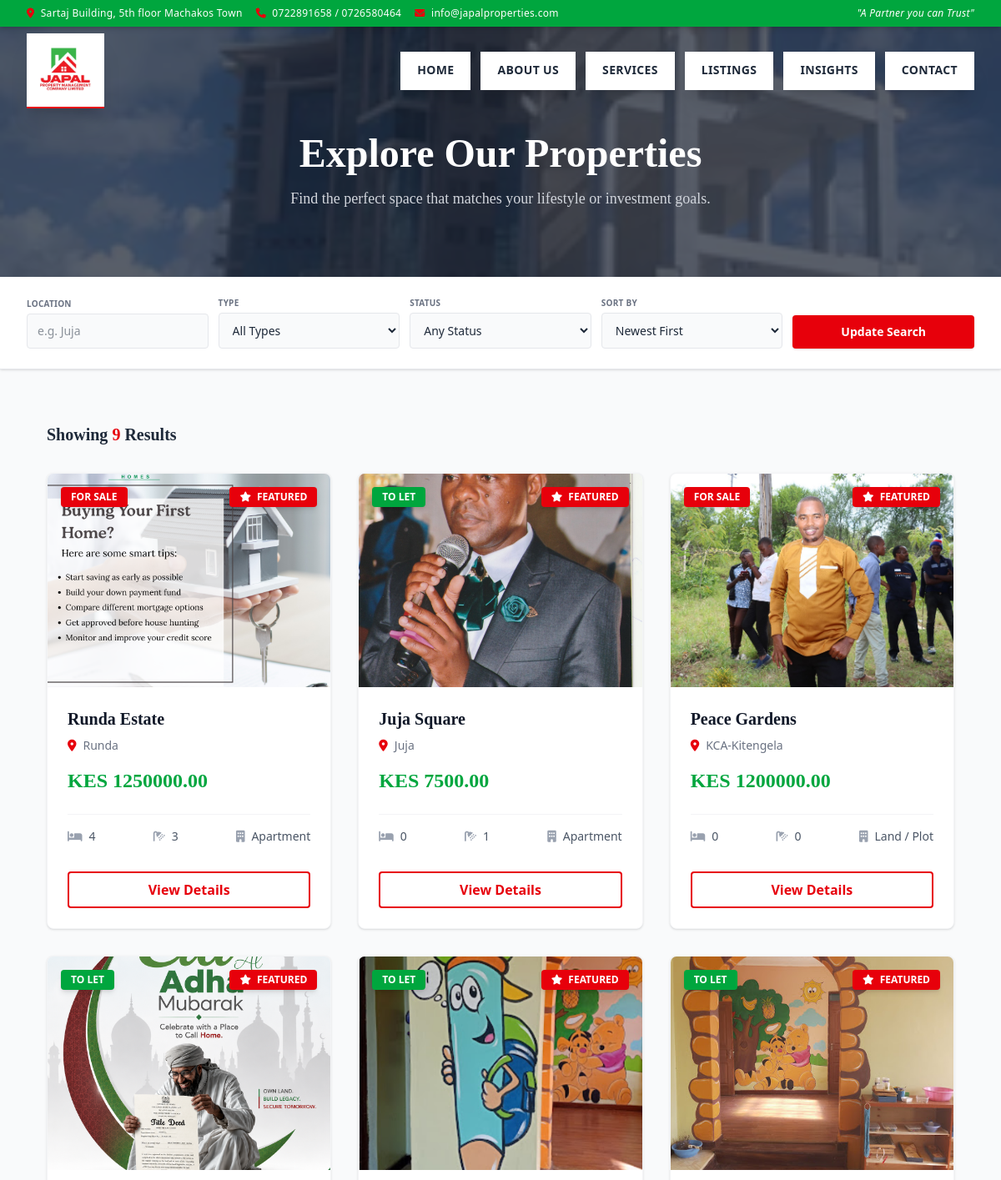
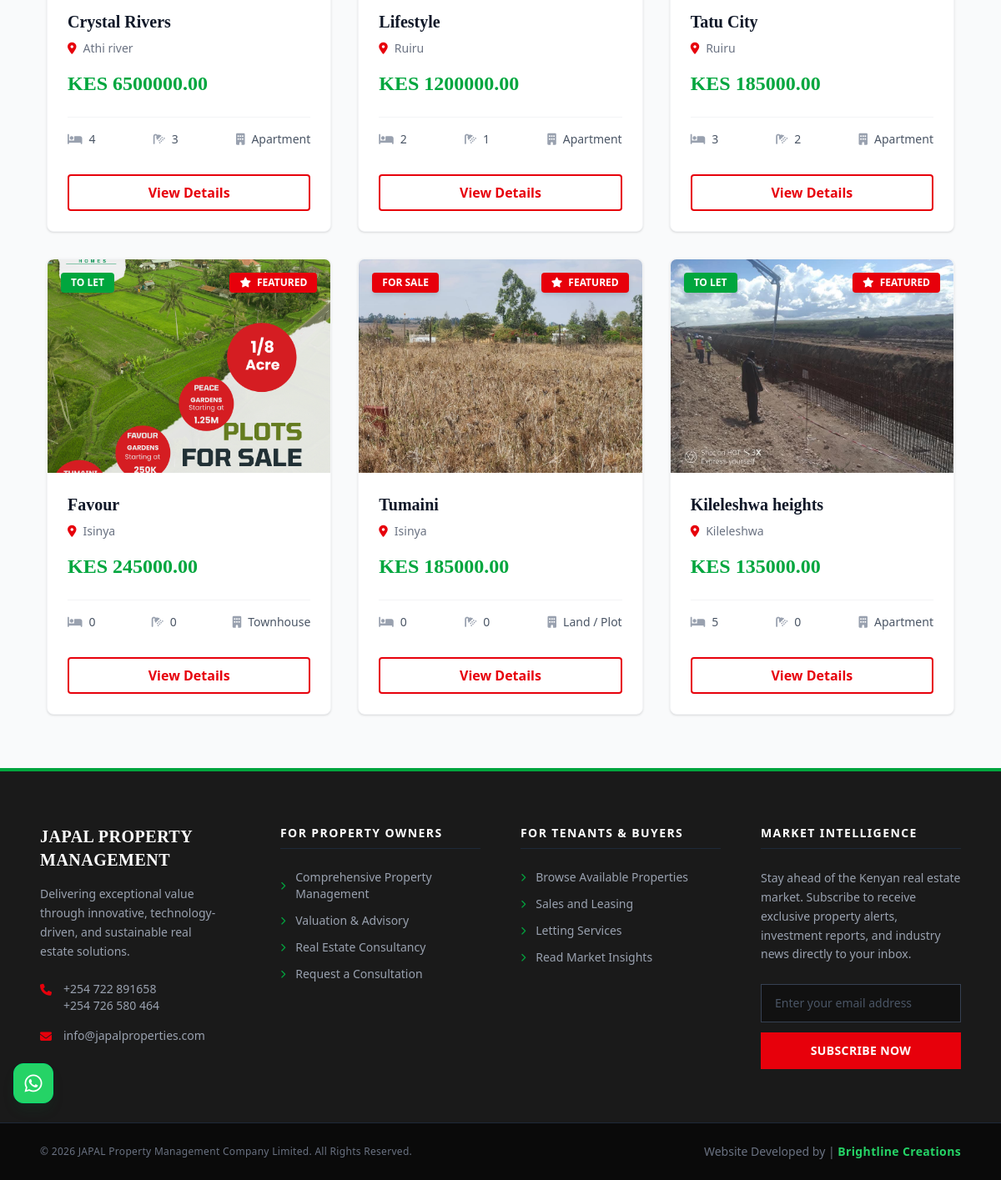
Page /properties/ on the committed database (2 pictures, top to bottom).
### property/models.py (models this page shows, shortened)
class Property(models.Model):
    STATUS_CHOICES = [
        ('RENT', 'To Let'),
        ('SALE', 'For Sale'),
    ]
    TYPE_CHOICES = [
        ('APARTMENT', 'Apartment'),
        ('COMMERCIAL', 'Commercial Space'),
        ('LAND', 'Land / Plot'),
        ('TOWNHOUSE', 'Townhouse'),
    ]
    title = models.CharField(max_length=200)
    slug = models.SlugField(unique=True, blank=True, max_length=250)
    description = models.TextField()
    property_type = models.CharField(max_length=20, choices=TYPE_CHOICES, default='APARTMENT')
    status = models.CharField(max_length=10, choices=STATUS_CHOICES, default='RENT')
    price = models.DecimalField(max_digits=12, decimal_places=2)
    location = models.CharField(max_length=100, help_text="e.g. Juja, Westlands, Milimani")
    bedrooms = models.IntegerField(default=0, verbose_name="Bedrooms (0 for Land)")
    bathrooms = models.IntegerField(default=0, verbose_name="Bathrooms")
    parking_spaces = models.IntegerField(default=0, verbose_name="Parking Spaces")
    amenities = models.TextField(blank=True, help_text="Comma-separated list, e.g. Borehole, Backup Generator, Gym")
    main_image = models.ImageField(upload_to='properties/thumbnails/')
    maps_iframe_url = models.TextField(blank=True,
                                       help_text="Paste the src link inside the Google Maps embed code iframe")
    is_featured = models.BooleanField(default=False, help_text="Pin this property to the homepage featured grid")
    created_at = models.DateTimeField(auto_now_add=True)
    updated_at = models.DateTimeField(auto_now=True)
    class Meta:
        verbose_name_plural = "Properties"
        ordering = ['-created_at']

### property/views.py (the view)
# urls.py: path('properties/', views.propertylisting, name='propertylisting'),
def propertylisting(request):
    properties = Property.objects.all()
    location_query = request.GET.get('location')
    type_query = request.GET.get('type')
    status_query = request.GET.get('status')
    sort_query = request.GET.get('sort')
    if location_query:
        properties = properties.filter(location__icontains=location_query)
    if type_query:
        properties = properties.filter(property_type=type_query.upper())
    if status_query:
        properties = properties.filter(status=status_query.upper())
    if sort_query == 'price_low':
        properties = properties.order_by('price')
    elif sort_query == 'price_high':
        properties = properties.order_by('-price')
    else:
        properties = properties.order_by('-created_at')
    context = {
        'properties': properties,
        'current_location': location_query,
        'current_type': type_query,
        'current_status': status_query,
        'current_sort': sort_query,
    }
    return render(request, 'propertylisting.html', context)

### property/templates/propertylisting.html (shortened to what this page needs)
{% extends 'base.html' %}
{% block content %}
<section class="relative bg-gray-900 py-20 pt-32 md:pt-40">
    <div class="absolute inset-0 z-0 overflow-hidden opacity-30">
        <img src="/static/images/hotel-1.webp" alt="Listings Background" class="w-full h-full object-cover">
    </div>
    <div class="relative z-10 max-w-7xl mx-auto px-4 md:px-8 text-center">
        <h1 class="font-serif text-3xl md:text-5xl font-bold text-white mb-4">Explore Our Properties</h1>
        <p class="font-serif text-gray-300 max-w-2xl mx-auto text-lg">Find the perfect space that matches your lifestyle or investment goals.</p>
    </div>
</section>
<section class="bg-white border-b border-gray-200 shadow-sm relative z-20">
    <div class="max-w-7xl mx-auto px-4 md:px-8 py-6">
        <form action="{% url 'propertylisting' %}" method="GET" class="grid grid-cols-1 sm:grid-cols-2 md:grid-cols-5 gap-3 items-end">
            <div class="md:col-span-1">
                <label class="block text-[10px] font-bold text-gray-500 uppercase tracking-wide mb-1">Location</label>
                <input type="text" name="location" value="{{ current_location|default_if_none:'' }}" placeholder="e.g. Juja" class="w-full bg-gray-50 border border-gray-200 text-sm px-3 py-2.5 rounded focus:outline-none focus:ring-1 focus:ring-red-600 transition">
            </div>
            <div class="md:col-span-1">
                <label class="block text-[10px] font-bold text-gray-500 uppercase tracking-wide mb-1">Type</label>
                <select name="type" class="w-full bg-gray-50 border border-gray-200 text-sm px-3 py-2.5 rounded focus:outline-none focus:ring-1 focus:ring-red-600 transition">
                    <option value="">All Types</option>
                </select>
            </div>
            <div class="md:col-span-1">
                <label class="block text-[10px] font-bold text-gray-500 uppercase tracking-wide mb-1">Status</label>
                <select name="status" class="w-full bg-gray-50 border border-gray-200 text-sm px-3 py-2.5 rounded focus:outline-none focus:ring-1 focus:ring-red-600 transition">
                    <option value="">Any Status</option>
                </select>
            </div>
            <div class="md:col-span-1">
                <label class="block text-[10px] font-bold text-gray-500 uppercase tracking-wide mb-1">Sort By</label>
                <select name="sort" class="w-full bg-gray-50 border border-gray-200 text-sm px-3 py-2.5 rounded focus:outline-none focus:ring-1 focus:ring-red-600 transition">
                    <option value="newest" {% if current_sort == 'newest' or not current_sort %}selected{% endif %}>Newest First</option>
                </select>
            </div>
            <div class="md:col-span-1">
                <button type="submit" class="w-full bg-red-600 hover:bg-red-700 text-white font-bold py-2.5 px-4 text-sm rounded shadow transition">
                    Update Search
                </button>
            </div>
        </form>
    </div>
</section>
<section class="py-16 bg-gray-50 min-h-[50vh]">
    <div class="max-w-6xl mx-auto px-4 md:px-8">
        <div class="mb-8 flex justify-between items-center">
            <h2 class="font-serif text-xl font-bold text-gray-800">Showing <span class="text-red-600">{{ properties|length }}</span> Results</h2>
        </div>
        {% if properties %}
            <div class="grid grid-cols-1 md:grid-cols-2 lg:grid-cols-3 gap-8">
                {% for property in properties %}
                    <div class="bg-white rounded-lg overflow-hidden shadow hover:shadow-xl hover:shadow-red-900/10 transition duration-300 border border-gray-100 group flex flex-col">
                        <div class="relative h-64 overflow-hidden bg-gray-100">
                            {% if property.main_image %}
                                <img src="{{ property.main_image.url }}" alt="{{ property.title }}" class="w-full h-full object-cover transform group-hover:scale-105 transition duration-500">
                            {% else %}
                                <div class="w-full h-full flex items-center justify-center text-gray-400">
                                    <i class="fa-solid fa-image text-4xl"></i>
                                </div>
                            {% endif %}
                            <div class="absolute top-4 left-4 text-white text-xs font-bold px-3 py-1 rounded shadow-md
                                {% if property.status == 'RENT' %} bg-green-600 {% else %} bg-red-600 {% endif %}">
                                {{ property.get_status_display|upper }}
                            </div>
                            {% if property.is_featured %}
                                <div class="absolute top-4 right-4 bg-red-600 text-white text-xs font-bold px-3 py-1 rounded shadow-md">
                                    <i class="fa-solid fa-star mr-1"></i> FEATURED
                                </div>
                            {% endif %}
                        </div>
                        <div class="p-6 flex-grow flex flex-col justify-between">
                            <div>
                                <h3 class="font-serif text-xl font-bold text-gray-900 mb-2 truncate group-hover:text-red-700 transition">{{ property.title }}</h3>
                                <div class="flex items-center text-gray-500 text-sm mb-4">
                                    <i class="fa-solid fa-location-dot mr-2 text-red-600"></i> {{ property.location }}
                                </div>
                                <p class="font-serif text-2xl font-extrabold text-green-600 mb-6">KES {{ property.price }}</p>
                            </div>
                            <div>
                                <div class="flex justify-between items-center py-4 border-t border-gray-100 text-gray-600 text-sm mb-4">
                                    <span class="flex items-center" title="Bedrooms">
                                        <i class="fa-solid fa-bed mr-2 text-gray-400"></i> {{ property.bedrooms }}
                                    </span>
                                    <span class="flex items-center" title="Bathrooms">
                                        <i class="fa-solid fa-shower mr-2 text-gray-400"></i> {{ property.bathrooms }}
                                    </span>
                                    <span class="flex items-center" title="Property Type">
                                        <i class="fa-solid fa-building mr-2 text-gray-400"></i> {{ property.get_property_type_display }}
                                    </span>
                                </div>
                                <a href="{% url 'property_detail' property.id %}" class="block w-full text-center border-2 border-red-600 text-red-600 font-bold py-2 rounded hover:bg-red-600 hover:text-white transition duration-300">
                                    View Details
                                </a>
                            </div>
                        </div>
                    </div>
                {% endfor %}
            </div>
        {% endif %}
    </div>
</section>
{% endblock %}

### rows in the picture
Property: main_image (picture), status "FOR SALE", is_featured True (drawn), title "Runda Estate", location "Runda", price "1250000.00", bedrooms "4", bathrooms "3", property_type "Apartment"
Property: main_image (picture), status "TO LET", is_featured True (drawn), title "Juja Square", location "Juja", price "7500.00", bedrooms "0", bathrooms "1", property_type "Apartment"
Property: main_image (picture), status "FOR SALE", is_featured True (drawn), title "Peace Gardens", location "KCA-Kitengela", price "1200000.00", bedrooms "0", bathrooms "0", property_type "Land / Plot"
Property: main_image (picture), status "TO LET", is_featured True (drawn), title "Crystal Rivers", location "Athi river", price "6500000.00", bedrooms "4", bathrooms "3", property_type "Apartment"
Property: main_image (picture), status "TO LET", is_featured True (drawn), title "Lifestyle", location "Ruiru", price "1200000.00", bedrooms "2", bathrooms "1", property_type "Apartment"
Property: main_image (picture), status "TO LET", is_featured True (drawn), title "Tatu City", location "Ruiru", price "185000.00", bedrooms "3", bathrooms "2", property_type "Apartment"
Property: main_image (picture), status "TO LET", is_featured True (drawn), title "Favour", location "Isinya", price "245000.00", bedrooms "0", bathrooms "0", property_type "Townhouse"
Property: main_image (picture), status "FOR SALE", is_featured True (drawn), title "Tumaini", location "Isinya", price "185000.00", bedrooms "0", bathrooms "0", property_type "Land / Plot"
Property: main_image (picture), status "TO LET", is_featured True (drawn), title "Kileleshwa heights", location "Kileleshwa", price "135000.00", bedrooms "5", bathrooms "0", property_type "Apartment"

### other values in the picture
{{ properties|length }} "9"
